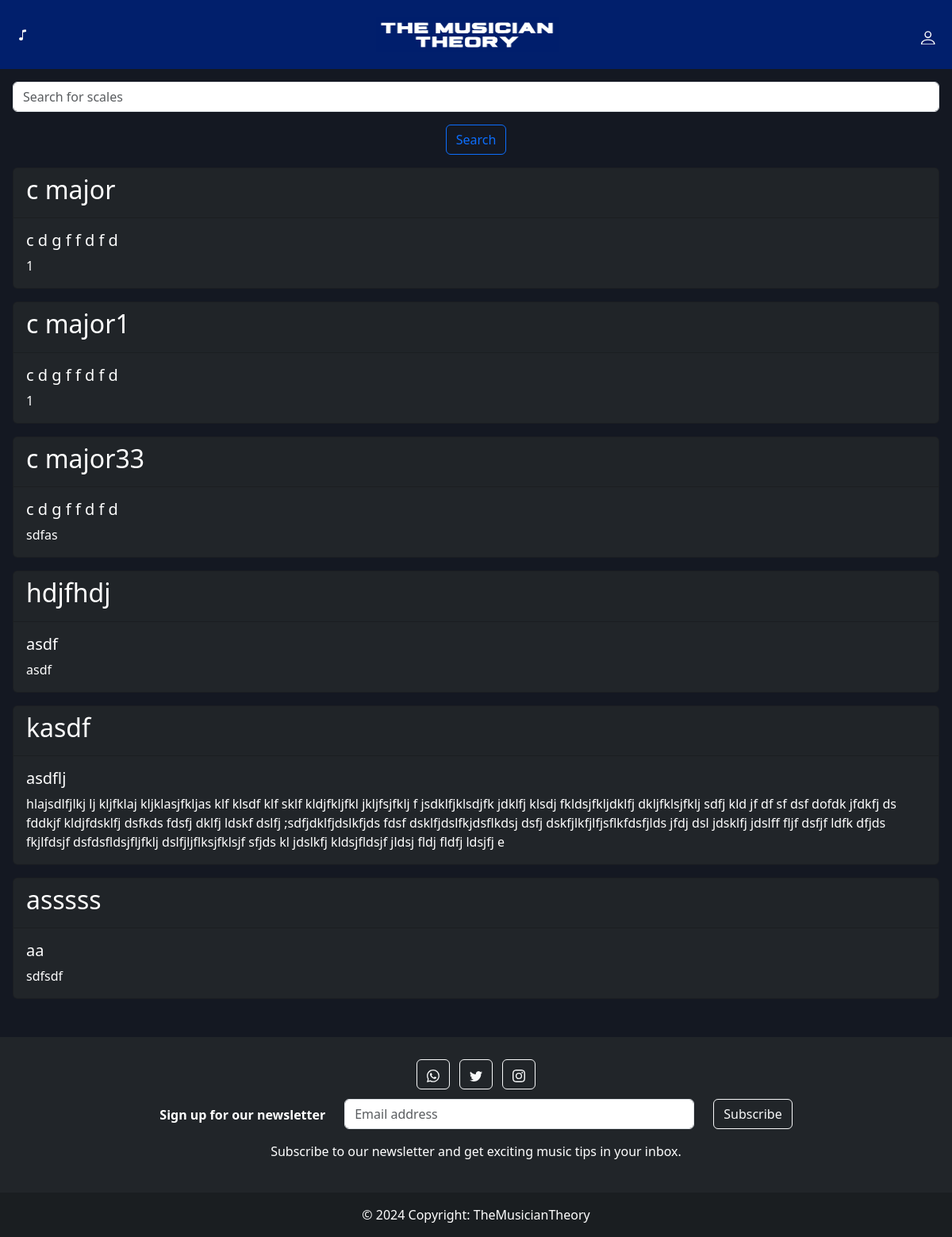
Before: /scales/ with the older database file.
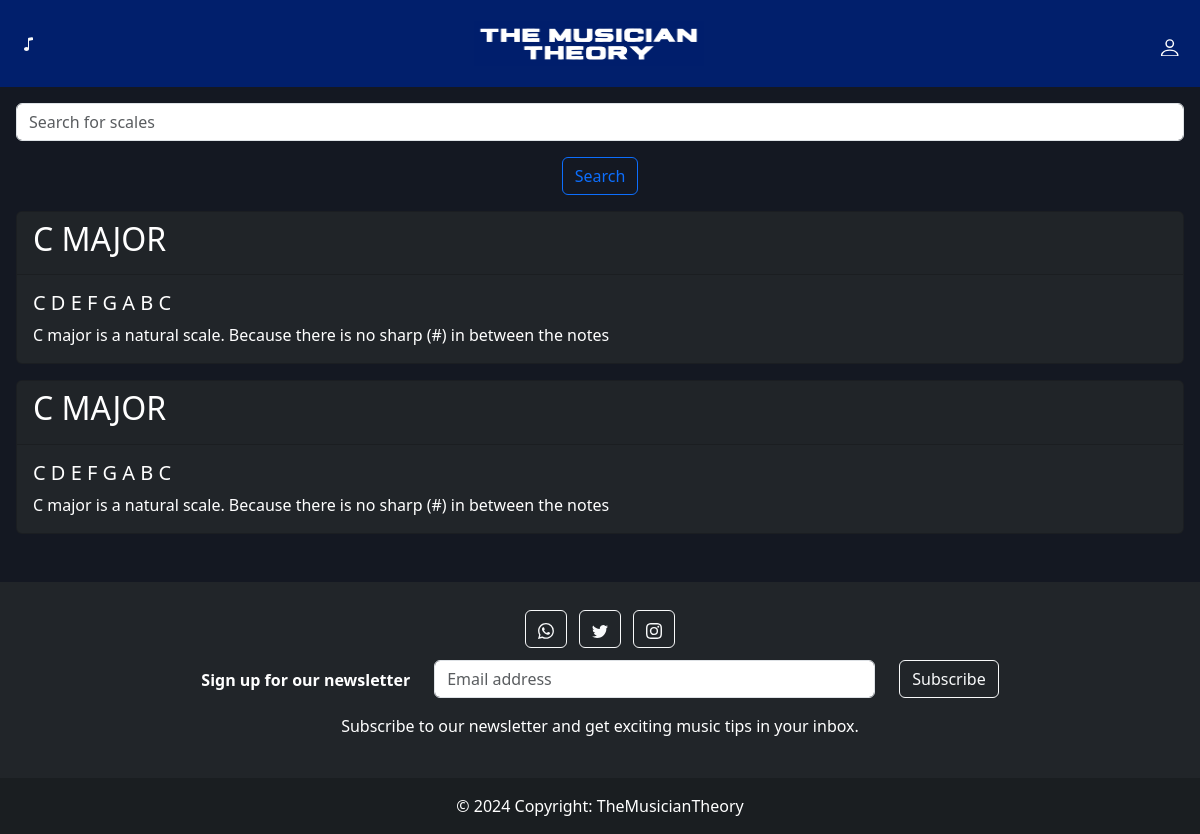
After: the same page with the newer database file.
### music_admin/models.py (models this page shows, shortened)
class Scale(models.Model):
    name = models.CharField(max_length=100)
    scale = models.CharField(max_length=100)
    discription = models.TextField()
    keyboard_image = models.ImageField(upload_to='scales/keyboard', default="x")
    guitar_image = models.ImageField(upload_to='scales/guitar', default="x")

### base/views.py (the view)
# urls.py: path('scales/', views.show_scales, name='show_scales'),
def show_scales(request):
    if request.method == "POST":
        search = request.POST.get("search")
        data = Scale.objects.filter(name__contains=search)
        return render(request, 'base/all_cards.html', {'data': data, 'search': search})
    else:
        data = Scale.objects.all()
        return render(request, 'base/all_cards.html', {'data': data})

### base/templates/base/all_cards.html (shortened to what this page needs)
{% extends 'base/base.html' %}
{% block content %}
<div>
    <div class="m-3">
        <form class="" action="" method="post">
            <div class="">
                <div class="">
                    <input name="search" class="form-control" type="text" placeholder="Search for scales" >
                </div>
                <div align="center" class="m-3">
                    <button class="btn btn-outline-primary" type="submit">Search</button>
                </div>
            </div>
        </form>
    </div>
    {% if data %}
        {% for item in data %}
            <a href={% url 'base:show_result' id=item.id %}>
                <div class="card text-white bg-dark m-3" style="max-width: 100rem;">
                    <div class="card-header"><h2>{{ item.name }}</h2></div>
                    <div class="card-body">
                    <h5 class="card-title">{{ item.scale }}</h5>
                    <p class="card-text">{{ item.discription }}</p>
                    </div>
                </div>
            </a>
        {% endfor %}
    {% else %}
        <div align="center" class="m-3">
            <h2>No item found!!</h2>
        </div>
    {% endif %}
</div>
{% endblock %}

Changed rows visible on the page:
removed Scale: name "c major", scale "c d g f f d f d", discription "1"
removed Scale: name "c major1", scale "c d g f f d f d", discription "1"
removed Scale: name "c major33", scale "c d g f f d f d", discription "sdfas"
removed Scale: name "hdjfhdj", scale "asdf", discription "asdf"
removed Scale: name "kasdf", scale "asdflj", discription "hlajsdlfjlkj lj kljfklaj kljklasjfkljas klf klsdf klf sklf kldjfkljfkl jkljfsjfklj f jsdklfjklsdjfk jdklfj klsdj fkldsjfkljdklfj dkljfklsjfklj sdfj kld jf df sf dsf dofdk jfdkfj ds fddkjf kldjfdsklfj dsfkds fdsfj dklfj ldskf dslfj ;sdfjdklfjdslkfjds fdsf dsklfjdslfkjdsflkdsj dsfj dskfjlkfjlfjsflkfdsfjlds jfdj dsl jdsklfj jdslff fljf dsfjf ldfk dfjds fkjlfdsjf dsfdsfldsjfljfklj dslfjljflksjfklsjf sfjds kl jdslkfj kldsjfldsjf jldsj fldj fldfj ldsjfj e"
removed Scale: name "asssss", scale "aa", discription "sdfsdf"
added Scale: name "C MAJOR", scale "C D E F G A B C", discription "C major is a natural scale. Because there is no sharp (#) in between the notes"
added Scale: name "C MAJOR", scale "C D E F G A B C", discription "C major is a natural scale. Because there is no sharp (#) in between the notes"
